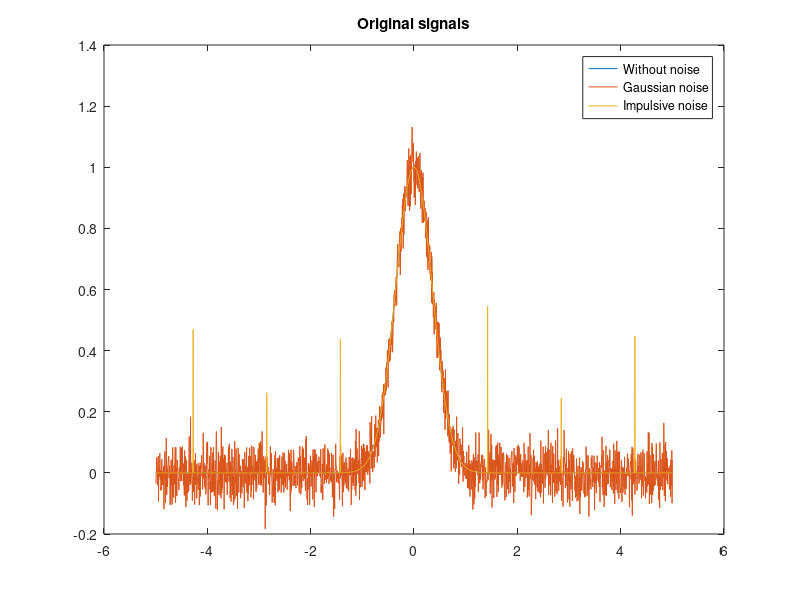
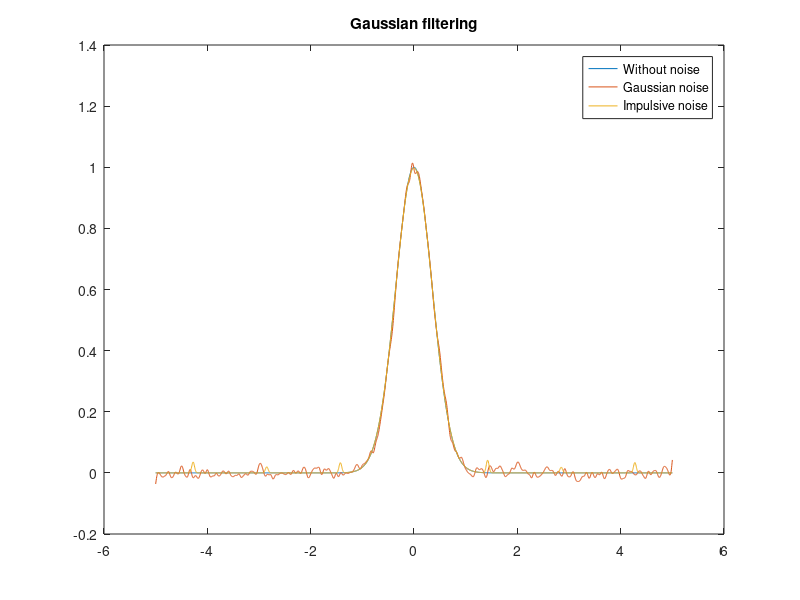
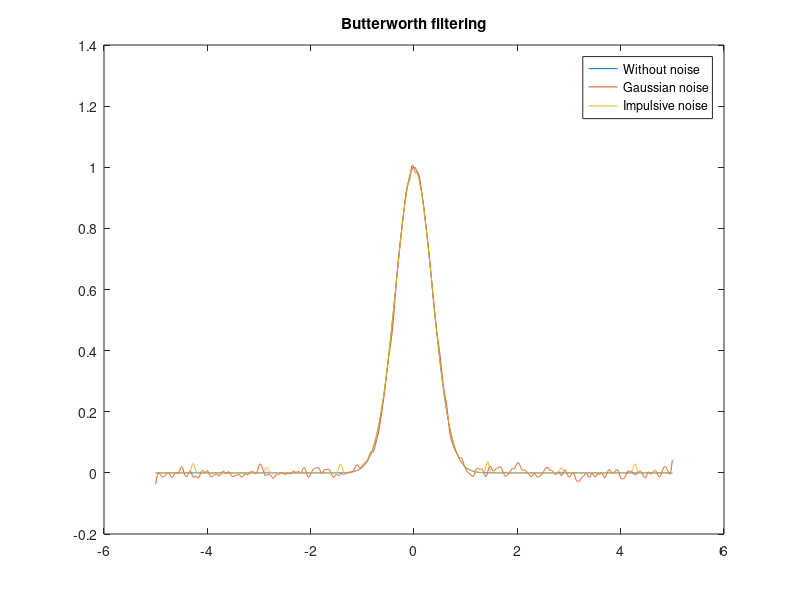

These charts were generated, in order, by the following MATLAB code:
function main

% Input parameters
sigma = 0.5;

% Borders of calculation
mult = 5;
step = 0.005;
t = -mult:step:mult;

% Pulse generation
x0 = gauspls(t, sigma);

% Gaussian noise generation
NA = 0;
NS = 0.05;
n1 = normrnd(NA,NS,[1 length(x0)]);
x1 = x0+n1;

% Impulsive noise generation
count = 7;
M = 0.4;
n2 = impnoise(length(x0),count,M);
x2 = x0+n2;

% Calculation of filtering arrays
[B,A] = butter(6,0.05,'low');
G = gaussfilt(4,20,'low');
BB = buttfilt(6,20,'low');

%
% PLOTTING
%

figure(1)
plot(t,x0,t,x1,t,x2);
title('Original signals');
legend('Without noise','Gaussian noise','Impulsive noise');

figure(3)
plot(t,x0,t,filtfilt(G,1,x1),t,filtfilt(G,1,x2));
title('Gaussian filtering');
legend('Without noise','Gaussian noise','Impulsive noise');

figure(4)
plot(t,x0,t,filtfilt(BB,1,x1),t,filtfilt(BB,1,x2));
title('Butterworth filtering');
legend('Without noise','Gaussian noise','Impulsive noise');

end

% Gaussian pulse generation
function y = gauspls(x,s)
y = exp(-(x/s).^2);
end

% Impulsive noise generation
function y = impnoise(size,N,mult)
step = floor(size/N);
y = zeros(1,size);
for i = 1:floor(N/2)
    y(round(size/2)+i*step) = mult*(0.5+rand);
    y(round(size/2)-i*step) = mult*(0.5+rand);
end
end

% Non-recursive Butterworth implementation
function y = buttfilt(D,size,type)
x = linspace(-size/2,size/2,size);
if (strcmp(type,'low'))
    y = 1./(1+(x./D).^4);
elseif (strcmp(type,'high'))
    y = 1./(1+(D./x).^4);
else
    y = x*sum(x);
end
y = y/sum(y);
end

% Non-recursive Gaussian implementation
function y = gaussfilt(sigma,size,type)
x = linspace(-size/2,size/2,size);
if (strcmp(type,'low'))
y = exp(-x.^2/(2*sigma^2));
elseif (strcmp(type,'high'))
y = 1 - exp(-x.^2/(2*sigma^2));
else
y = x*sum(x);
end
y = y/sum(y);
end